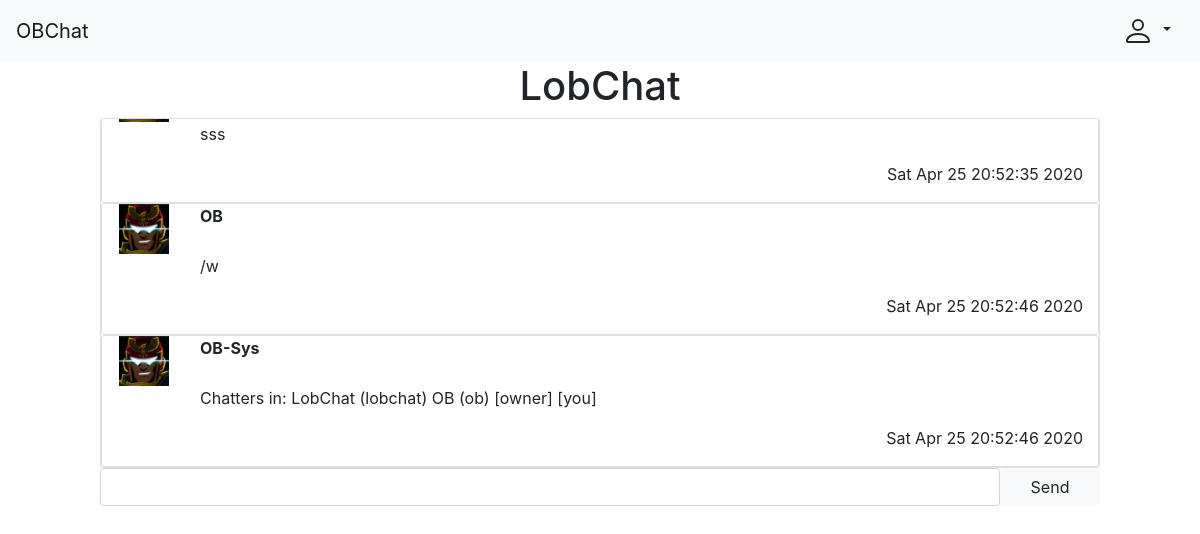
The app's page /OB/chat/lobchat/ with its own data.
### OB/models.py (models this page shows, shortened)
class Room(Model):
    name = CharField(max_length=ROOM_NAME_MAX_LENGTH, default=0)
    display_name = CharField(max_length=ROOM_NAME_MAX_LENGTH, null=True)
    owner = ForeignKey(OBUser, on_delete=CASCADE, default=0, related_name="owned_room")
    timestamp = DateTimeField(auto_now_add=True)
    is_suspended = BooleanField(default=False)
    occupants = ManyToManyField(OBUser, related_name="occupied_room")

class Message(Model):
    message = TextField(max_length=MESSAGE_MAX_LENGTH)
    sender = ForeignKey(OBUser, on_delete=CASCADE, default=0, null=True)
    anon_username = CharField(
        max_length=ANON_USERNAME_MAX_LENGTH,
        default=None,
        null=True
    )
    room = ForeignKey(Room, on_delete=CASCADE, default=0)
    timestamp = DateTimeField(auto_now_add=True)
    is_edited = BooleanField(default=False)
    is_deleted = BooleanField(default=False)

class OBUser(AbstractUser):
    display_name = CharField(max_length=DISPLAY_NAME_MAX_LENGTH, null=True)
    birthday = DateField(null=True)
    is_anon = BooleanField(default=False)
    is_expelled = BooleanField(default=False)
    is_ob = BooleanField(default=False)

### OB/views/room.py (the view)
# urls.py: url(r"^chat/(?P<room_name>[-\w]+)/$", room, name="OB-room"),
def room(request, room_name):
    if request.method == "GET":
        room_object = try_get(Room, name=room_name)
        if room_object:
            room_name_json = mark_safe(json.dumps(room_name))
            message_objects = Message.objects.filter(room=room_object)
            messages_timestrings = [(message, get_datetime_string(message.timestamp))\
                                    for message in message_objects]
            template = "OB/room.html"
            context = {
                "room_name": room_object.display_name,
                "room_name_json": room_name_json,
                "messages": messages_timestrings
            }
        else:
            template = "OB/not_room.html"
            context = {"room_name": room_name}
        return render(request, template, context)
    return HttpResponse()

### OB/utilities/database.py (called while the page is built)
def try_get(model, **kwargs):
    try:
        return model.objects.get(**kwargs)
    except model.DoesNotExist:
        return None

### OB/utilities/format.py (called while the page is built)
def get_datetime_string(date_time):
    return date_time.strftime("%c")

### OB/templates/OB/room.html (shortened to what this page needs)
{% extends "OB/base.html" %}
{% block head %}
  {% load static %}
{% endblock %}
{% block body %}
  <div class="row">
    <div class="mx-auto text-center">
      <h1>{{ room_name }}</h1>
      <div class="card log-card" id="log">
        {% if messages %}
          {% for message, timestring in messages %}
            <div class="card">
              <div class="container">
                <div class="row">
                  <div class="col-1">
                    <img class="user-icon" src="{% static "favicon.ico" %}" alt="user">
                  </div>
                  <div class="col text-left">
                    <strong>
                      {% if message.sender %}
                        {{ message.sender.display_name }}
                      {% else %}
                        {{ message.anon_username }}
                      {% endif %}
                    </strong>
                  </div>
                </div>
                <div class="row">
                  <div class="col-1"></div>
                  <div class="col">
                    <div style="display: table-cell;">
                      <p>{{ message.message }}</p>
                    </div>
                  </div>
                </div>
                <p class="timestamp">
                  {{ timestring }}
                </p>
              </div>
            </div>
          {% endfor %}
        {% else %}
          No messages yet. First one gets a prize!
        {% endif%}
      </div>
      <input class="form-control message-input" id="input" type="text" size="100"/>
      <input class="btn btn-light send-button" id="submit" type="button" value="Send"/>
    </div>
  </div>
{% endblock %}

### OB/templates/OB/room.html (style rules this page uses)
.log-card { min-height: 350px; max-height: 350px; max-width: 1000px; min-width: 1000px; overflow: auto; }
.user-icon { min-height: 50px; max-height: 50px; min-width: 50px; max-width: 50px; }
.timestamp { display: table-cell; float: right; }
.message-input { min-width: 900px; max-width: 900px; overflow: auto; float: left; }
.send-button { max-width: 100px; min-width: 100px; }

### records on screen
Room: display_name "LobChat"
Message: message "sss", timestring "Sat Apr 25 20:52:35 2020"
Message: sender.display_name "OB", message "/w", timestring "Sat Apr 25 20:52:46 2020"
Message: sender.display_name "OB-Sys", message "Chatters in: LobChat (lobchat) OB (ob) [owner] [you]", timestring "Sat Apr 25 20:52:46 2020"
